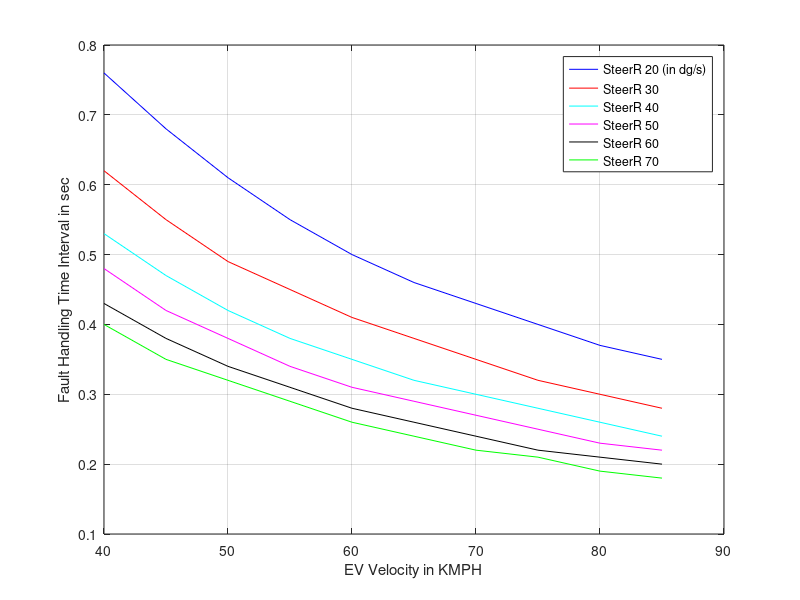
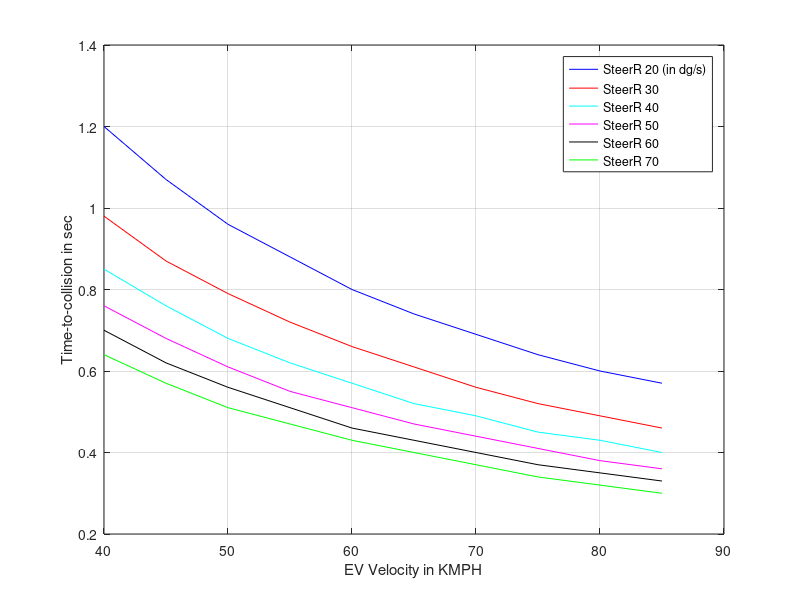

Here is the MATLAB script that generated these plots, in order: (Note: this script raises an error after producing the figures.)
%% Clean workspace and close all
clear all
close all
clc
%% Constraint for parameter

KK = 0;


Str_Ang_Rate=[];
x_speed=[];
y_TTC=[];
z_FHTI=[];
for SteerAngRate_EV_Comp = 20 : 10 : 70
    Speed = [];
    TimeDur = [];
    DataTTC = [];
    AAy=[];
    for EgoVehicleSpeed = 40 : 5 : 88.5
        
        Vx_EV = EgoVehicleSpeed/3.6;
        Dist2Bondary = 0.3;
        TargetVehicleSpeed = 130/3.6;
        Ay_TV = 0;
        %%
        LaneWidth = 3.66;
        TruckWidth = 3.05;
        WheelBase = 5.79;
        SRR = 18;
       
        R2D = 57.3;
        Ay = -Vx_EV^2 * tand(SteerAngRate_EV_Comp/SRR)/WheelBase;
        AyComp = Vx_EV^2 * tand(SteerAngRate_EV_Comp/SRR)/WheelBase;
        % Saturation: If acceleration is more than 1g. Need to saturate
        if abs(AyComp) > 9.81
            AyComp = sign(AyComp)*9.81;
        else
            AyComp = AyComp;
        end
       
        dT = 0.01; 
        VelY = 0;
        DistCovered = 0;
        K = 0;
 %% TTC computation
        Flag = false;
        while(Flag == false)
          
            IC2 = Ay - Ay_TV;
            VelY = VelY + dT * IC2;
            DistCovered = DistCovered + dT*VelY;
            K = K + 1;
            if (abs(DistCovered) >= Dist2Bondary)
                Flag = true;
            end
        end
        TTC = K * dT;
        %% Dist covered during response time
        for ijk = TTC : -dT : 0.001
            
        IC = 0;
        VelY = 0;
        DistCovered = 0;
        Flag = false;
        C = 0;
        %% FHTI calculation
        for i = 0 : dT : ijk
            
            IC2 = Ay - Ay_TV;
            VelY = VelY + dT * IC2;
            DistCovered = DistCovered + dT*VelY;
        end
        DistCovered1 = abs(DistCovered);

        
        Flag = false;
        N = 0;
        Pev_VelY = VelY;
        DistCovered = 0;
        while(Flag == false)
            
            VelY = VelY + dT * AyComp;
            DistCovered = DistCovered + dT*VelY;
            if sign(VelY) ~= sign(Pev_VelY)
                Flag = true;
            end
            N = N + 1;
        end
        
        DistCovered2 = abs(DistCovered);
        TotalDist = DistCovered1 + DistCovered2;
        if abs(TotalDist) < (Dist2Bondary-0.05)
            break;
        end
        end
        Speed = [Speed EgoVehicleSpeed];
        TimeDur = [TimeDur ijk];
        DataTTC = [DataTTC TTC];
        AAy=[AAy Ay];
        Str_Ang_Rate=[Str_Ang_Rate SteerAngRate_EV_Comp];
    end
    
    x_speed=[x_speed Speed]; 
    y_TTC=[y_TTC DataTTC];
    z_FHTI=[z_FHTI TimeDur];
    KK = KK + 1; 
    SSSS(KK,:) = Speed;
    TTTT(KK,:) = TimeDur;
    TTCC(KK,:) = DataTTC;
    AAAY(KK,:)=  AAy;
end
%% Plots
figure(1)
plot(SSSS(1,:),TTTT(1,:),'b');
hold on;
grid on;
plot(SSSS(2,:),TTTT(2,:),'r');
plot(SSSS(3,:),TTTT(3,:),'c');
plot(SSSS(4,:),TTTT(4,:),'m');
plot(SSSS(5,:),TTTT(5,:),'k');
plot(SSSS(6,:),TTTT(6,:),'g');

legend('SteerR 20 (in dg/s)','SteerR 30','SteerR 40','SteerR 50','SteerR 60','SteerR 70','Location','Best');
xlabel('EV Velocity in KMPH');
ylabel('Fault Handling Time Interval in sec');

f=gcf;
saveas(f,'surface_non-drivable zone_1_FHTI.jpg');

figure(2)
plot(SSSS(1,:),TTCC(1,:),'b');
hold on;
grid on;
plot(SSSS(2,:),TTCC(2,:),'r');
plot(SSSS(3,:),TTCC(3,:),'c');
plot(SSSS(4,:),TTCC(4,:),'m');
plot(SSSS(5,:),TTCC(5,:),'k');
plot(SSSS(6,:),TTCC(6,:),'g');

legend('SteerR 20 (in dg/s)','SteerR 30','SteerR 40','SteerR 50','SteerR 60','SteerR 70','Location','Best');
xlabel('EV Velocity in KMPH');
ylabel('Time-to-collision in sec');

f=gcf;
saveas(f,'surface_non-drivable zone_1_TTC.jpg');


%% excel write
Str_Ang_Rate=Str_Ang_Rate';
x_speed=x_speed';
y_TTC=y_TTC';
z_FHTI=z_FHTI';
data={'Str_ang_rate','Vehicle_Speed','TTC','FHTI'};
xlswrite('Functional_Safety_Scenarios',data,'surface_non-drivable zone_1','A1');
xlswrite('Functional_Safety_Scenarios',Str_Ang_Rate,'surface_non-drivable zone_1','A2');
xlswrite('Functional_Safety_Scenarios',x_speed,'surface_non-drivable zone_1','B2');
xlswrite('Functional_Safety_Scenarios',y_TTC,'surface_non-drivable zone_1','C2');
xlswrite('Functional_Safety_Scenarios',z_FHTI,'surface_non-drivable zone_1','D2');


folder = pwd;
excelFileName = 'Functional_Safety_Scenarios.xls';
fullFileName = fullfile(folder, excelFileName);
objExcel = actxserver('Excel.Application');
objExcel.Visible = true;
ExcelWorkbook = objExcel.Workbooks.Open(fullFileName);
oSheet = objExcel.ActiveSheet;
imageFolder = fileparts(which('surface_non-drivable zone_1_TTC.jpg'));
imageFullFileName = fullfile(imageFolder, 'surface_non-drivable zone_1_TTC.jpg');
Shapes = oSheet.Shapes;
Shapes.AddPicture(imageFullFileName, 0, 1, 400, 20, 400, 300);

imageFolder1 = fileparts(which('surface_non-drivable zone_1_FHTI.jpg'));
imageFullFileName1 = fullfile(imageFolder, 'surface_non-drivable zone_1_FHTI.jpg');
Shapes.AddPicture(imageFullFileName1, 0, 1, 850, 20, 400, 300);

objExcel.DisplayAlerts = false;
ExcelWorkbook.SaveAs(fullFileName);
ExcelWorkbook.Close(false);
objExcel.Quit; 